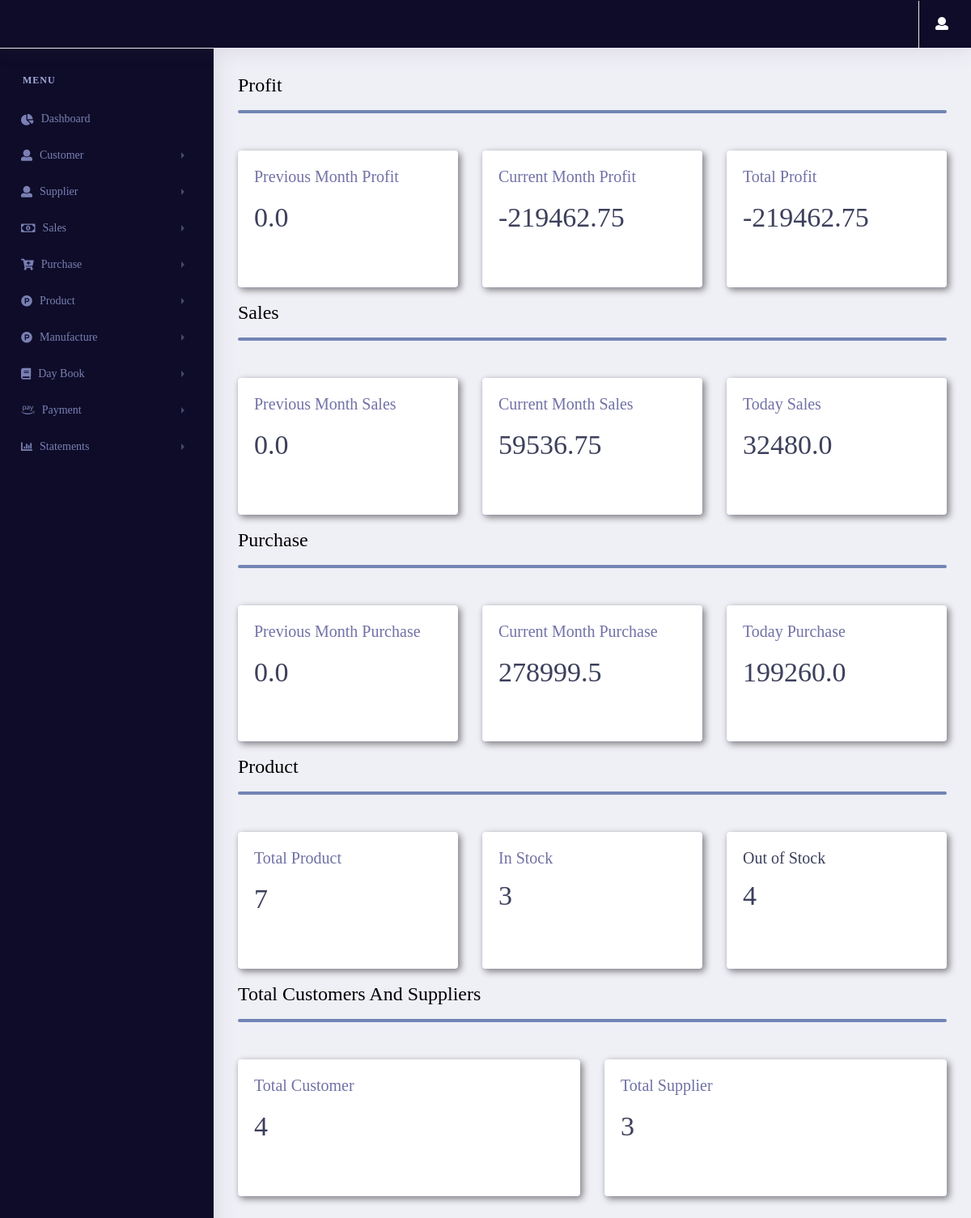
The page / (signed in) on the database as committed earlier.
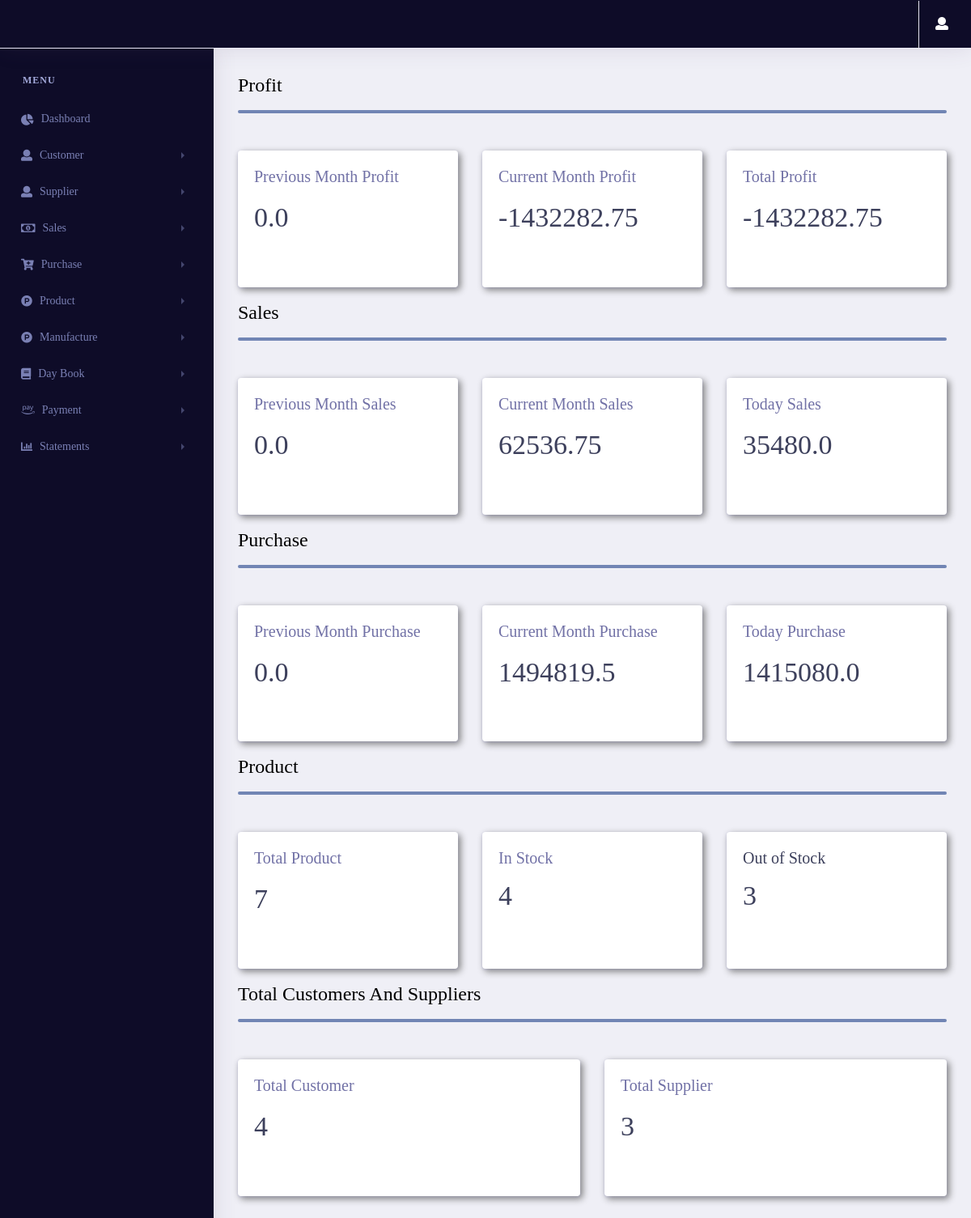
The same page on the database as committed later.
### dashboard/models.py (models this page shows, shortened)
class dashborad_data_estimate(models.Model):
    id = models.UUIDField(default=uuid.uuid4 , unique=True , primary_key=True , editable=False)
    model_name = models.CharField(default="Dashboard Estimate Data", max_length=50)
    today_estimate_sale = models.FloatField(null=True, blank=True, default=0)
    total_estimate_sale = models.FloatField(null=True, blank=True, default=0)
    current_month_estimate_sale = models.FloatField(null=True, blank=True, default=0)
    previous_month_estimate_sale = models.FloatField(null=True, blank=True, default=0)
    today_estimate_purchase = models.FloatField(null=True, blank=True, default=0)
    total_estimate_purchase = models.FloatField(null=True, blank=True, default=0)
    current_month_estimate_purchase = models.FloatField(null=True, blank=True, default=0)
    previous_month_estimate_purchase = models.FloatField(null=True, blank=True, default=0)
    current_month_profit = models.FloatField(null=True, blank=True, default=0)
    previous_month_profit = models.FloatField(null=True, blank=True, default=0)
    total_profit = models.FloatField(null=True, blank=True, default=0)
    total_customer_count = models.IntegerField(default=0, null=True, blank=True)
    total_supplier_count = models.IntegerField(default=0, null=True, blank=True)
    total_product_count = models.IntegerField(default=0, null=True, blank=True)
    @property
    def current_month_profit(self):
        return self.current_month_estimate_sale - self.current_month_estimate_purchase
    @property
    def previous_month_profit(self):
        return self.previous_month_estimate_sale - self.previous_month_estimate_purchase
    @property
    def total_profit(self):
        return self.total_estimate_sale - self.total_estimate_purchase

### dashboard/views.py (the view, shortened to what this page needs)
# urls.py: path('',include('dashboard.urls')),
@login_required(login_url='login')
def dashboard(request):
    if request.session['Estimate']:
        try:
            dashboard_data = dashborad_data_estimate.objects.get(model_name="Dashboard Estimate Data")
        except dashborad_data_estimate.DoesNotExist:
            dashboard_data = dashborad_data_estimate.objects.create(model_name="Dashboard Estimate Data")
        Customer_data = dashboard_data.total_customer_count
        Supplier_data = dashboard_data.total_supplier_count
        Product_data = dashboard_data.total_product_count
        today_sale = dashboard_data.today_estimate_sale
        current_month_sale = dashboard_data.current_month_estimate_sale
        previous_month_sale = dashboard_data.previous_month_estimate_sale
        today_purchase = dashboard_data.today_estimate_purchase
        current_month_purchase = dashboard_data.current_month_estimate_purchase
        previous_month_total_purchase = dashboard_data.previous_month_estimate_purchase
        current_month_profit = dashboard_data.current_month_profit
        previous_month_profit = dashboard_data.previous_month_profit
        total_profit = dashboard_data.total_profit
        stocks_with_min_quantity = Stock_estimate.objects.annotate(min_stock=F('product__minimum_stock')).filter(quantity__lte=F('min_stock'))
        out_of_stock = stocks_with_min_quantity.count()
        stock_data = Stock_estimate.objects.all().count()
        stock_data = int(stock_data) - int(out_of_stock)
        context = {
            'customerdata':Customer_data,
            'supplierdata':Supplier_data,
            'productdata':Product_data,
            'today_sale': today_sale,
            'current_month_sale':current_month_sale,
            'previous_month_sale':previous_month_sale,
            'today_purchase':today_purchase,
            'current_month_purchase':current_month_purchase,
            'previous_month_total_purchase':previous_month_total_purchase,
            'current_month_profit' : current_month_profit,
            'previous_month_profit' : previous_month_profit,
            'total_profit' : total_profit,
            'out_of_stock' : out_of_stock,
            'remaining_stock_data' : stock_data
        }
        return render(request,"dashboard/dashboard.html",context)

### dashboard/templates/dashboard/dashboard.html (shortened to what this page needs)
{% extends 'pages/base.html' %}
{% load user_auth %}
{% load static %}
{% block content %}
{% if request.session.Estimate == True %}
<div class="row">
  <div class="col-xl-12 col-lg-12 col-md-12 col-sm-6 col-12">
    <div class="page-header">
      <h2 class="pageheader-title" style="color: black">Profit</h2>
      <hr style="border: 2px solid #7185b4; border-radius: 5px" />
    </div>
  </div>
</div>
<div class="row">
  <div class="col-xl-4 col-lg-4 pt-3 col-md-6 col-sm-6 col-12">
    <div class="card h-100" style="filter: drop-shadow(3px 3px 4px gray)">
      <div class="card-body">
        <h3 class="text-muted">Previous Month Profit</h3>
        <div class="metric-value d-inline-block">
          <h1 class="mb-1 text-primary">
            <h1>{{previous_month_profit}}</h1>
          </h1>
        </div>
      </div>
    </div>
  </div>
  <div class="col-xl-4 col-lg-4 pt-3 col-md-6 col-sm-6 col-12">
    <div class="card h-100" style="filter: drop-shadow(3px 3px 4px gray)">
      <div class="card-body">
        <h3 class="text-muted">Current Month Profit</h3>
        <div class="metric-value d-inline-block">
          <h1 class="mb-1 text-primary">
            <h1>{{current_month_profit}}</h1>
          </h1>
        </div>
      </div>
    </div>
  </div>
  <div class="col-xl-4 col-lg-4 pt-3 col-md-12 col-sm-12 col-12">
    <div class="card h-100" style="filter: drop-shadow(3px 3px 4px gray)">
      <div class="card-body">
        <h3 class="text-muted">Total Profit</h3>
        <div class="metric-value d-inline-block">
          <h1 class="mb-1 text-primary">
            <h1>{{total_profit}}</h1>
          </h1>
        </div>
      </div>
    </div>
  </div>
</div>
<div class="row pt-3">
  <div class="col-xl-12 col-lg-12 col-md-12 col-sm-6 col-12">
    <div class="page-header">
      <h2 class="pageheader-title" style="color: black">Sales</h2>
      <hr style="border: 2px solid #7185b4; border-radius: 5px" />
    </div>
  </div>
</div>
<div class="row">
  <div class="col-xl-4 col-lg-4 pt-3 col-md-6 col-sm-6 col-12">
    <div class="card h-100" style="filter: drop-shadow(3px 3px 4px gray)">
      <div class="card-body">
        <h3 class="text-muted">Previous Month Sales</h3>
        <div class="metric-value d-inline-block">
          <h1 class="mb-1 text-primary">
            <h1>{{previous_month_sale}}</h1>
          </h1>
        </div>
      </div>
    </div>
  </div>
  <div class="col-xl-4 col-lg-4 pt-3 col-md-6 col-sm-6 col-12">
    <div class="card h-100" style="filter: drop-shadow(3px 3px 4px gray)">
      <div class="card-body">
        <h3 class="text-muted">Current Month Sales</h3>
        <div class="metric-value d-inline-block">
          <h1 class="mb-1 text-primary">
            <h1>{{current_month_sale}}</h1>
          </h1>
        </div>
      </div>
    </div>
  </div>
  <div class="col-xl-4 col-lg-4 pt-3 col-md-12 col-sm-12 col-12">
    <div class="card h-100" style="filter: drop-shadow(3px 3px 4px gray)">
      <div class="card-body">
        <h3 class="text-muted">Today Sales</h3>
        <div class="metric-value d-inline-block">
          <h1 class="mb-1 text-primary">
            <h1>{{today_sale}}</h1>
          </h1>
        </div>
      </div>
    </div>
  </div>
</div>
<div class="row pt-3">
  <div class="col-xl-12 col-lg-12 col-md-12 col-sm-6 col-12">
    <div class="page-header">
      <h2 class="pageheader-title" style="color: black">Purchase</h2>
      <hr style="border: 2px solid #7185b4; border-radius: 5px" />
    </div>
  </div>
</div>
<div class="row">
  <div class="col-xl-4 col-lg-4 pt-3 col-md-6 col-sm-6 col-12">
    <div class="card h-100" style="filter: drop-shadow(3px 3px 4px gray)">
      <div class="card-body">
        <h3 class="text-muted">Previous Month Purchase</h3>
        <div class="metric-value d-inline-block">
          <h1 class="mb-1 text-primary">
            <h1>{{previous_month_total_purchase}}</h1>
          </h1>
        </div>
      </div>
    </div>
  </div>
  <div class="col-xl-4 col-lg-4 pt-3 col-md-6 col-sm-6 col-12">
    <div class="card h-100" style="filter: drop-shadow(3px 3px 4px gray)">
      <div class="card-body">
        <h3 class="text-muted">Current Month Purchase</h3>
        <div class="metric-value d-inline-block">
          <h1 class="mb-1 text-primary">
            <h1>{{current_month_purchase}}</h1>
          </h1>
        </div>
      </div>
    </div>
  </div>
  <div class="col-xl-4 col-lg-4 pt-3 col-md-12 col-sm-12 col-12">
    <div class="card h-100" style="filter: drop-shadow(3px 3px 4px gray)">
      <div class="card-body">
        <h3 class="text-muted">Today Purchase</h3>
        <div class="metric-value d-inline-block">
          <h1 class="mb-1 text-primary">
            <h1>{{today_purchase}}</h1>
          </h1>
        </div>
      </div>
    </div>
  </div>
</div>
<div class="row">
  <div class="col-xl-12 pt-3 col-lg-12 col-md-12 col-sm-12 col-12">
    <div class="page-header">
      <h2 class="pageheader-title" style="color: black">Product</h2>
      <strong
        ><hr style="border: 2px solid #7185b4; border-radius: 5px"
      /></strong>
    </div>
  </div>
</div>
<div class="row">
   <div class="col-xl-4 col-lg-4 pt-3 col-md-6 col-sm-6 col-12">
    <div class="card h-100" style="filter: drop-shadow(3px 3px 4px gray)">
      <div class="card-body">
        <h3 class="text-muted">Total Product</h3>
        <div class="metric-value d-inline-block">
          <h1 class="mb-1 text-primary">
            <h1>{{productdata}}</h1>
          </h1>
        </div>
      </div>
    </div>
  </div>
  <div class="col-xl-4 col-lg-4 pt-3 col-md-6 col-sm-6 col-12">
    <div class="card h-100" style="filter: drop-shadow(3px 3px 4px gray)">
      <div class="card-body">
        <h3 class="text-muted">In Stock</h3>
        <div class="metric-value d-inline-block">
            <h1>{{remaining_stock_data}}</h1>
        </div>
      </div>
    </div>
  </div>
  <div class="col-xl-4 col-lg-4 pt-3 col-md-12 col-sm-12 col-12">
    <a href="{% url 'outofstock' %}">
      <div class="card h-100 card_out" style="filter: drop-shadow(3px 3px 4px gray)">
        <div class="card-body stockclass">
          <h3 class="stocktext">Out of Stock</h3>
          <div class="metric-value d-inline-block">
            <h1>{{out_of_stock}}</h1>
          </div>
        </div>
      </div>
    </a>
  </div>
</div>
<div class="row">
  <div class="col-xl-12 pt-3 col-lg-12 col-md-12 col-sm-12 col-12">
    <div class="page-header">
      <h2 class="pageheader-title" style="color: black">
        Total Customers And Suppliers
      </h2>
      <strong
        ><hr style="border: 2px solid #7185b4; border-radius: 5px"
      /></strong>
    </div>
  </div>
</div>
<div class="row">
  <div class="col-xl-6 col-lg-6 pt-3 col-md-6 col-sm-6 col-12">
    <div class="card h-100" style="filter: drop-shadow(3px 3px 4px gray)">
      <div class="card-body">
        <h3 class="text-muted">Total Customer</h3>
        <div class="metric-value d-inline-block">
          <h1 class="mb-1 text-primary">
            <h1>{{customerdata}}</h1>
          </h1>
        </div>
      </div>
    </div>
  </div>
  <div class="col-xl-6 col-lg-6 pt-3 col-md-6 col-sm-6 col-12">
    <div class="card h-100" style="filter: drop-shadow(3px 3px 4px gray)">
      <div class="card-body">
        <h3 class="text-muted">Total Supplier</h3>
        <div class="metric-value d-inline-block">
          <h1 class="mb-1 text-primary">
            <h1>{{supplierdata}}</h1>
          </h1>
        </div>
      </div>
    </div>
  </div>
</div>
{% endif %}
{% endblock content %}

Rows that differ between the two databases and show on the page:
changed dashborad_data_estimate: current_month_estimate_sale "59536.75" → "62536.75"; today_estimate_sale "32480.0" → "35480.0"; current_month_estimate_purchase "278999.5" → "1494819.5"; today_estimate_purchase "199260.0" → "1415080.0"
Other text that changed with them:
{{ current_month_profit }}: "-219462.75" → "-1432282.75"
{{ total_profit }}: "-219462.75" → "-1432282.75"
{{ remaining_stock_data }}: "3" → "4"
{{ out_of_stock }}: "4" → "3"
